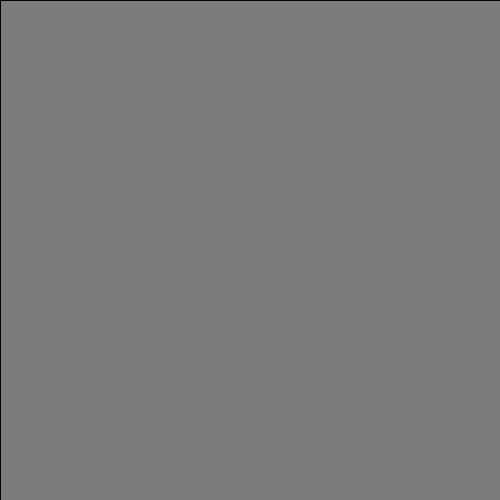
Frame 1 (no input)
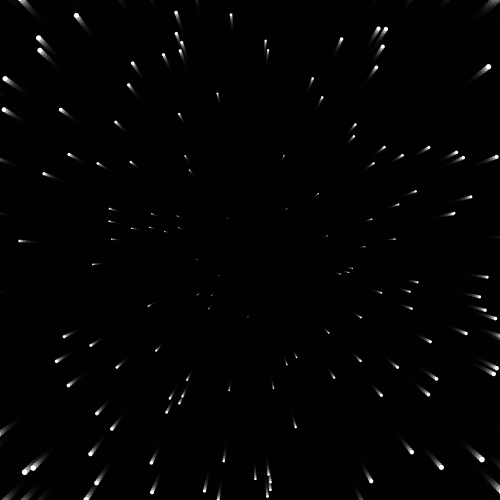
Frame 60 (the mouse pressed at the canvas centre just before this capture)
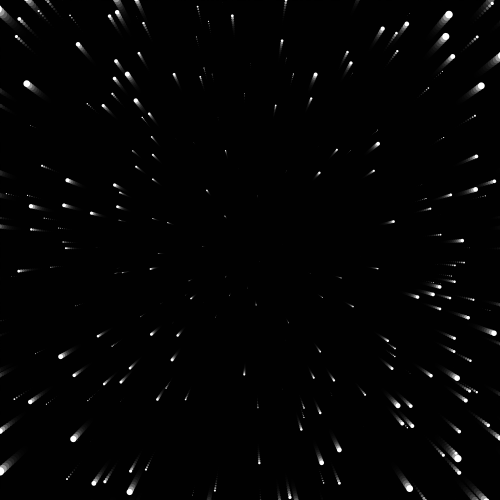
Frame 120 (the mouse held since frame 60 and released just before this capture)

The Processing sketch that drew these frames (run headless with seeded random() and noise(); from frame 60 on, the mouse is pressed at the canvas centre):

// Processing sketch: Starfield
// ── Starfield.pde
Star[] stars = new Star[500];

void setup(){
  size(500, 500);
  surface.setResizable(true);
  
  for(int i = 0; i < stars.length; i++){
    stars[i] = new Star();
  }
};

void draw(){
  fill(0, 0, 0, 100);
  rect(0, 0, width, height);
  
  pushMatrix();
  translate(width / 2, height / 2);
  
  for(int i = 0; i < stars.length; i++){
    stars[i].move();
    stars[i].show();
    
    if(i < stars.length - map(mouseX, 0, width, 500, 0)){
      stars[i].restore(stars, i);
    }
  }
  popMatrix();
};

// ── Star.pde
class Star{
  PVector position = new PVector(random(-width/2, width/2), random(-height/2, height/2));
  PVector speed = new PVector(map((position.x - width/2), -width/2, width/2, 0, 5), map((position.y - height/2), -height/2, height/2, 0, 5));
  float initialSpeedAverage = (abs(speed.x) + abs(speed.y)) / 2;
  float size = map((abs(speed.x) + abs(speed.y)) / 2, initialSpeedAverage, 5, 0, 20);
  
  void show(){
    size =  map((abs(speed.x) + abs(speed.y)) / 2, initialSpeedAverage, 5, 0, 20);
    
    fill(255, 255, 255);
    noStroke();
    ellipse(position.x, position.y, size, size);
  };
  
  void move(){
    speed = new PVector(map((position.x - width/2), -width/2, width/2, 0, 5) + ((size / (width / 10)) * (speed.x / abs(speed.x))), map((position.y - height/2), -height/2, height/2, 0, 5) + ((size / (height / 10))) * (speed.y / abs(speed.y)));
    
    position.x += speed.x;
    position.y += speed.y;
  };
  
  void restore(Star[] starObjectArray, int i){
    if(position.x > width / 2 || position.x < -width / 2 || position.y > height / 2 || position.y < -height / 2 || (speed.x == 0 && speed.y == 0)){
      starObjectArray[i] = new Star();
    }
  }
}
